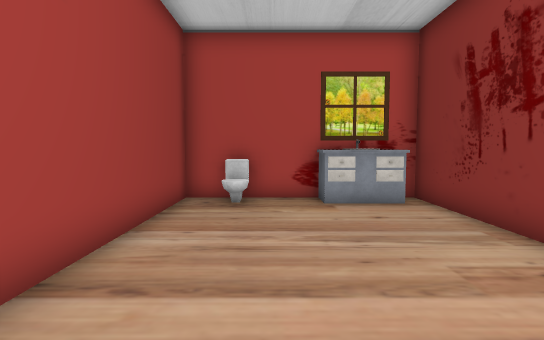
View 1 (above)

20 first-person views from a walk through a scene from a Unity 3-D project. The camera is 1.5 m above the floor, tilts 4° down and sees 80° across. The floor is counted in squares, 1 m on a side. Each view is taken from the middle of a square. On the plan, view 1 faces up. The plan holds only what a view shows up to about 15 squares ahead; the rest is blank. The player is left out. Some surface patterns are stand-ins.

View 2
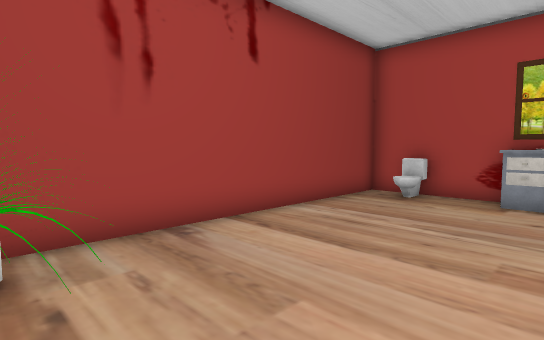

View 3
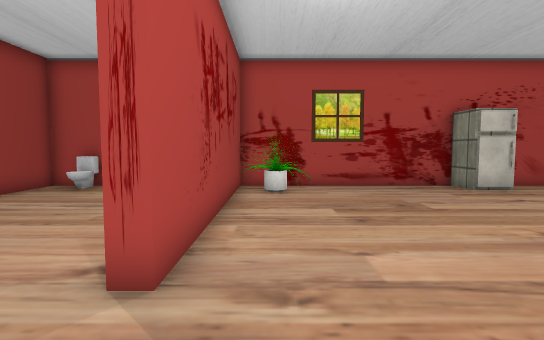

View 4
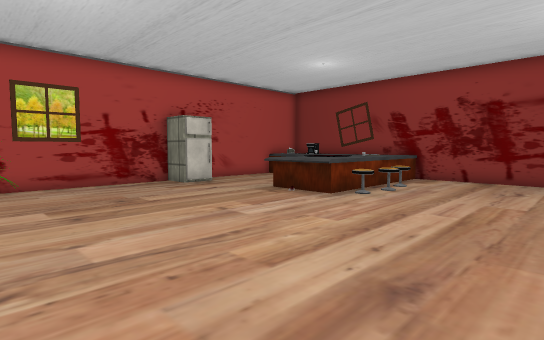

View 5
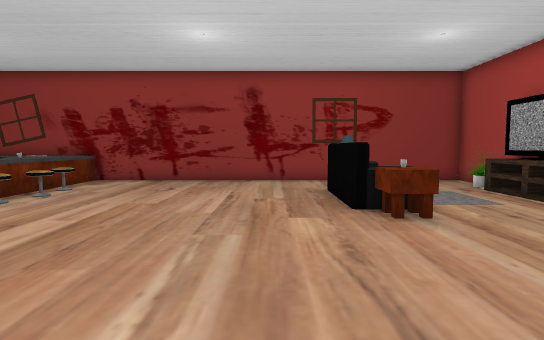

View 6
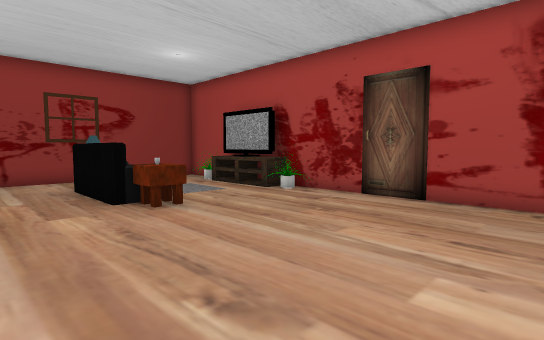

View 7
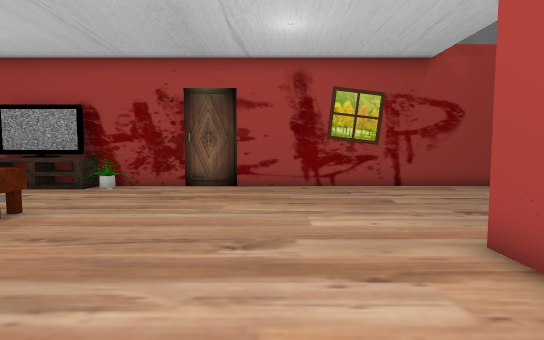

View 8
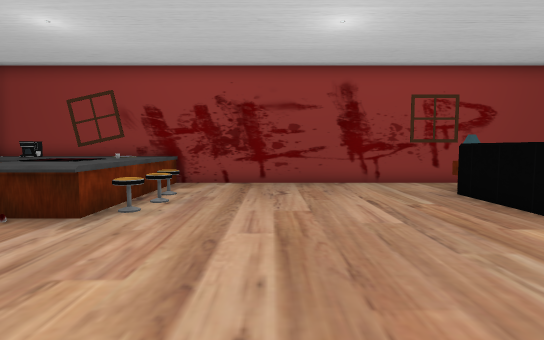

View 9
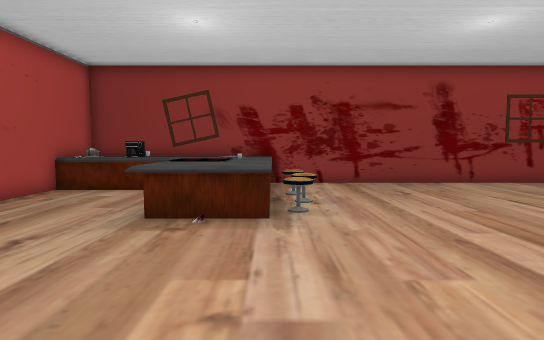

View 10
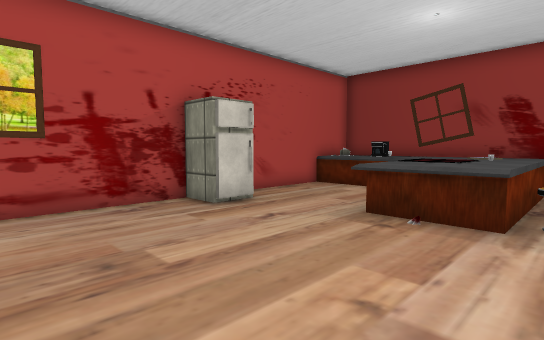

View 11
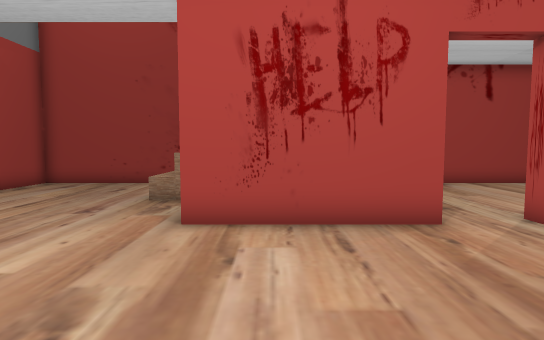

View 12
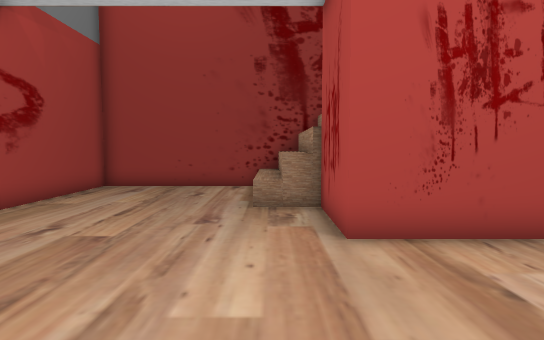

View 13
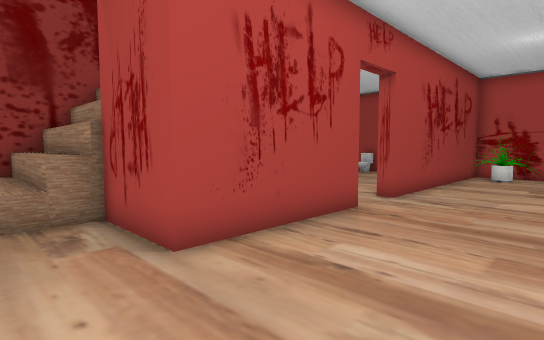

View 14
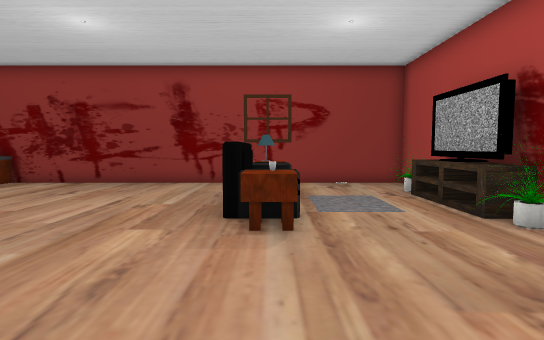

View 15
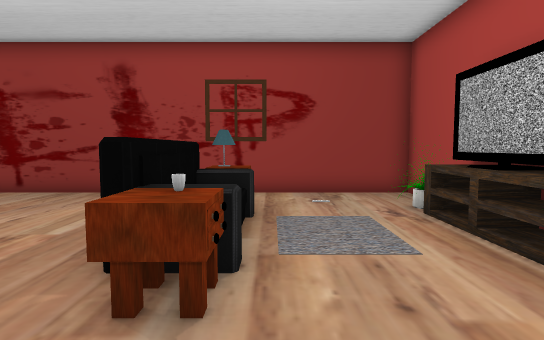

View 16
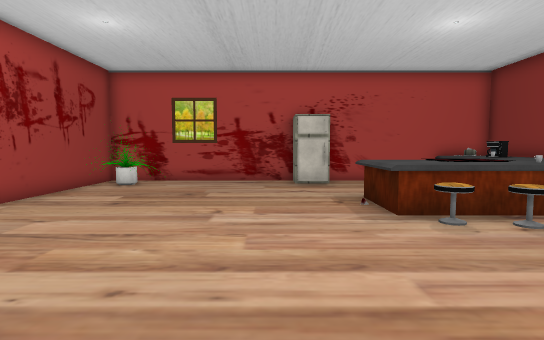

View 17
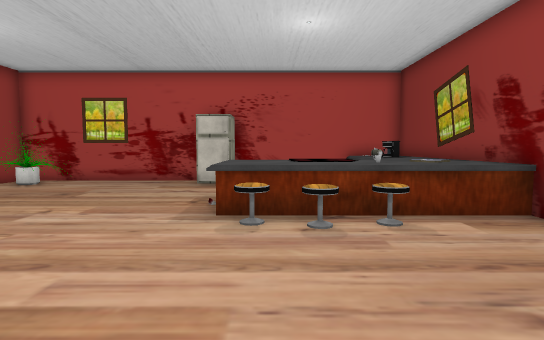

View 18
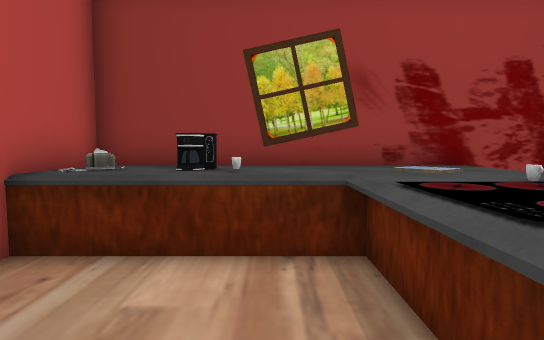

View 19
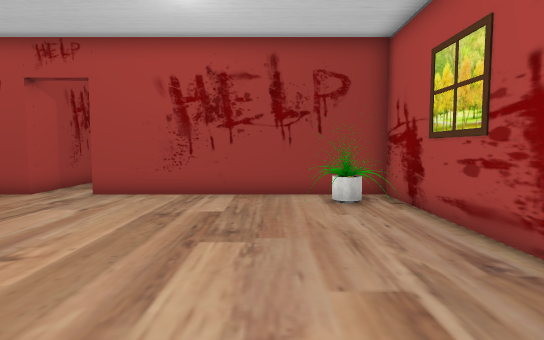

View 20
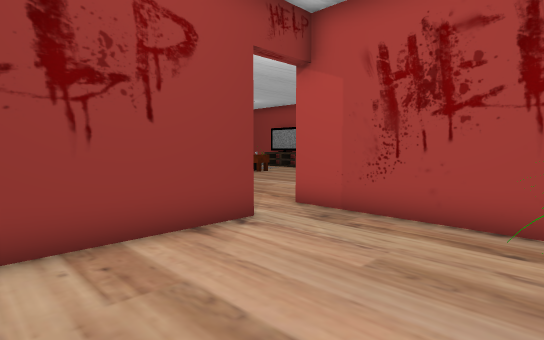

### Floor plan
Key: @ floor where view 1 was taken; # wall or solid block; . floor; = window, fence, low wall or low ledge; ^ raised ledge; T toilet; S sink; F fridge; L stool; A sofa; R rug; O other object.
Columns run from 3 left of view 1 to 22 right of it. Each row starts with its distance up from view 1.
 10 ##########################
  9 #.T.SSS####.....FF....=OO#
  8 #.T....####.....FF.....^^#
  7 #......### ............OO#
  6 #......##..............^^#
  5 #......##.........^^##^^^#
  4 #......##.........^OOO^^^#
  3 #......##.........^^OO^^^#
  2 #......##.........LL^L^^^#
  1 #......##.........LLLL...#
  0 ###@.....................#
 -1  ## .....................#
 -2    ######................#
 -3         #................#
 -4         #................#
 -5         #................#
 -6        ##................#
 -7 ########.................#
 -8 #^^^^^............AA A...#
 -9 #................OO  AO..#
-10 #........................#
-11 #...................R....#
-12 #........................#
-13 #................OO...# .#
-14 #...............OOOOOOO .#
-15 ##########################

Positions as (right, up) in squares from view 1, and headings:
1: (0, 0), facing up
2: (3, -1), facing up-left
3: (6, -3), facing up
4: (6, -4), facing up-right
5: (7, -6), facing right
6: (6, -5), facing down-right
7: (8, -2), facing down
8: (8, -2), facing right
9: (8, 2), facing right
10: (8, 1), facing up-right
11: (11, -5), facing left
12: (10, -8), facing left
13: (9, -9), facing up-left
14: (8, -9), facing right
15: (11, -10), facing right
16: (12, -5), facing up
17: (16, -5), facing up
18: (15, 6), facing right
19: (15, 6), facing left
20: (-1, 5), facing down-right
